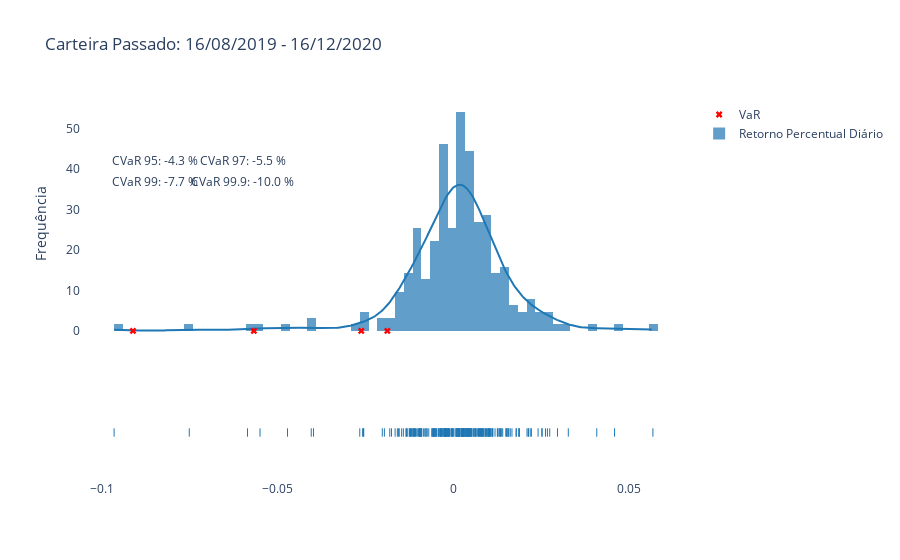

The notebook cell this image was saved under:
### Code cell
# tarefa: elaborar versão seaborn para este plot

hist_data = [
    rets_carteira_past['Retornos'].fillna(0)
]

group_labels = ['Retorno Percentual Diário']

fig = ff.create_distplot(hist_data, group_labels, bin_size=.0025)

fig.add_trace(
    go.Scatter(
        x=list(vars_past.values()),
        y=np.zeros_like(list(vars_past.values())),
        mode='markers',
        marker_color='red',
        marker_symbol='x',
        name='VaR',
        text=list(vars_past.keys()),
        hoverinfo='text+x'
    )
)


fig.update_layout(
    title=f'Carteira Passado: {start_past} - {end_past}',
    yaxis=dict(
        title='Frequência',
        showgrid=False
    ),
    xaxis=dict(
        showgrid=False,
        showspikes=True,
        spikethickness=2,
        spikedash='dot',
        spikecolor='#999999',
        spikemode='across'
    ),
    plot_bgcolor="#FFF",
    hoverdistance=100,
    spikedistance=1000
)

fig.add_annotation(
    x=-.085,
    y=42,
    text=f'CVaR 95: {round(c_vars_past["c_var_95"], 3) * 100} %',
    showarrow=False
)

fig.add_annotation(
    x=-.06,
    y=42,
    text=f'CVaR 97: {round(c_vars_past["c_var_97"], 3) * 100} %',
    showarrow=False
)

fig.add_annotation(
    x=-.085,
    y=37,
    text=f'CVaR 99: {round(c_vars_past["c_var_99"], 3) * 100} %',
    showarrow=False
)

fig.add_annotation(
    x=-.06,
    y=37,
    text=f'CVaR 99.9: {round(c_vars_past["c_var_99_9"], 2) * 100} %',
    showarrow=False
)

fig.show()

### Figure 1 — Plotly figure (JSON) as saved in the notebook; plotly's stock layout.template omitted (floating-point values rounded to 4 significant figures; data arrays with more than 128 entries replaced by an {"elided": "..."} marker saying what was removed)
{"data": [{"autobinx": false, "histnorm": "probability density", "legendgroup": "Retorno Percentual Diário", "marker": {"color": "rgb(31, 119, 180)"}, "name": "Retorno Percentual Diário", "opacity": 0.7, "type": "histogram", "x": {"elided": "252 float values"}, "xaxis": "x", "xbins": {"end": 0.05685, "size": 0.0025, "start": -0.09663}, "yaxis": "y"}, {"legendgroup": "Retorno Percentual Diário", "marker": {"color": "rgb(31, 119, 180)"}, "mode": "lines", "name": "Retorno Percentual Diário", "showlegend": false, "type": "scatter", "x": {"elided": "500 float values"}, "xaxis": "x", "y": {"elided": "500 float values"}, "yaxis": "y"}, {"legendgroup": "Retorno Percentual Diário", "marker": {"color": "rgb(31, 119, 180)", "symbol": "line-ns-open"}, "mode": "markers", "name": "Retorno Percentual Diário", "showlegend": false, "type": "scatter", "x": {"elided": "252 float values"}, "xaxis": "x", "y": {"elided": "252 str values"}, "yaxis": "y2"}, {"hoverinfo": "text+x", "marker": {"color": "red", "symbol": "x"}, "mode": "markers", "name": "VaR", "text": ["var_95", "var_97", "var_99", "var_99_9"], "type": "scatter", "x": [-0.0188, -0.02622, -0.05681, -0.09126], "y": [0, 0, 0, 0]}], "layout": {"annotations": [{"showarrow": false, "text": "CVaR 95: -4.3 %", "x": -0.085, "y": 42}, {"showarrow": false, "text": "CVaR 97: -5.5 %", "x": -0.06, "y": 42}, {"showarrow": false, "text": "CVaR 99: -7.7 %", "x": -0.085, "y": 37}, {"showarrow": false, "text": "CVaR 99.9: -10.0 %", "x": -0.06, "y": 37}], "barmode": "overlay", "hoverdistance": 100, "hovermode": "closest", "legend": {"traceorder": "reversed"}, "plot_bgcolor": "#FFF", "spikedistance": 1000, "title": {"text": "Carteira Passado: 16/08/2019 - 16/12/2020"}, "xaxis": {"anchor": "y2", "domain": [0, 1], "showgrid": false, "showspikes": true, "spikecolor": "#999999", "spikedash": "dot", "spikemode": "across", "spikethickness": 2, "zeroline": false}, "yaxis": {"anchor": "free", "domain": [0.35, 1], "position": 0, "showgrid": false, "title": {"text": "Frequência"}}, "yaxis2": {"anchor": "x", "domain": [0, 0.25], "dtick": 1, "showticklabels": false}}}
